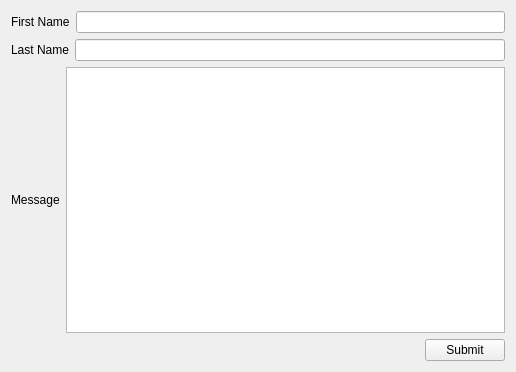
<?xml version="1.0" encoding="UTF-8"?>
<ui version="4.0">
 <class>Widget</class>
 <widget class="QWidget" name="Widget">
  <property name="geometry">
   <rect>
    <x>0</x>
    <y>0</y>
    <width>516</width>
    <height>372</height>
   </rect>
  </property>
  <property name="windowTitle">
   <string>Widget</string>
  </property>
  <layout class="QVBoxLayout" name="verticalLayout">
   <item>
    <layout class="QHBoxLayout" name="horizontalLayout">
     <item>
      <widget class="QLabel" name="label">
       <property name="text">
        <string>First Name</string>
       </property>
      </widget>
     </item>
     <item>
      <widget class="QLineEdit" name="FirstNameLineEdit"/>
     </item>
    </layout>
   </item>
   <item>
    <layout class="QHBoxLayout" name="horizontalLayout_2">
     <item>
      <widget class="QLabel" name="label_2">
       <property name="text">
        <string>Last Name</string>
       </property>
      </widget>
     </item>
     <item>
      <widget class="QLineEdit" name="LastNameLineEdit"/>
     </item>
    </layout>
   </item>
   <item>
    <layout class="QHBoxLayout" name="horizontalLayout_3">
     <item>
      <widget class="QLabel" name="label_3">
       <property name="text">
        <string>Message</string>
       </property>
      </widget>
     </item>
     <item>
      <widget class="QTextEdit" name="MessageTextEdit"/>
     </item>
    </layout>
   </item>
   <item>
    <layout class="QHBoxLayout" name="horizontalLayout_4">
     <item>
      <spacer name="horizontalSpacer">
       <property name="orientation">
        <enum>Qt::Horizontal</enum>
       </property>
       <property name="sizeHint" stdset="0">
        <size>
         <width>40</width>
         <height>20</height>
        </size>
       </property>
      </spacer>
     </item>
     <item>
      <widget class="QPushButton" name="pushButton">
       <property name="text">
        <string>Submit</string>
       </property>
      </widget>
     </item>
    </layout>
   </item>
  </layout>
  <zorder>label</zorder>
  <zorder>label_2</zorder>
  <zorder>label_3</zorder>
  <zorder>FirstNameLineEdit</zorder>
  <zorder>LastNameLineEdit</zorder>
  <zorder>MessageTextEdit</zorder>
  <zorder>pushButton</zorder>
  <zorder>MessageTextEdit</zorder>
  <zorder>horizontalSpacer</zorder>
 </widget>
 <layoutdefault spacing="6" margin="11"/>
 <resources/>
 <connections/>
</ui>
